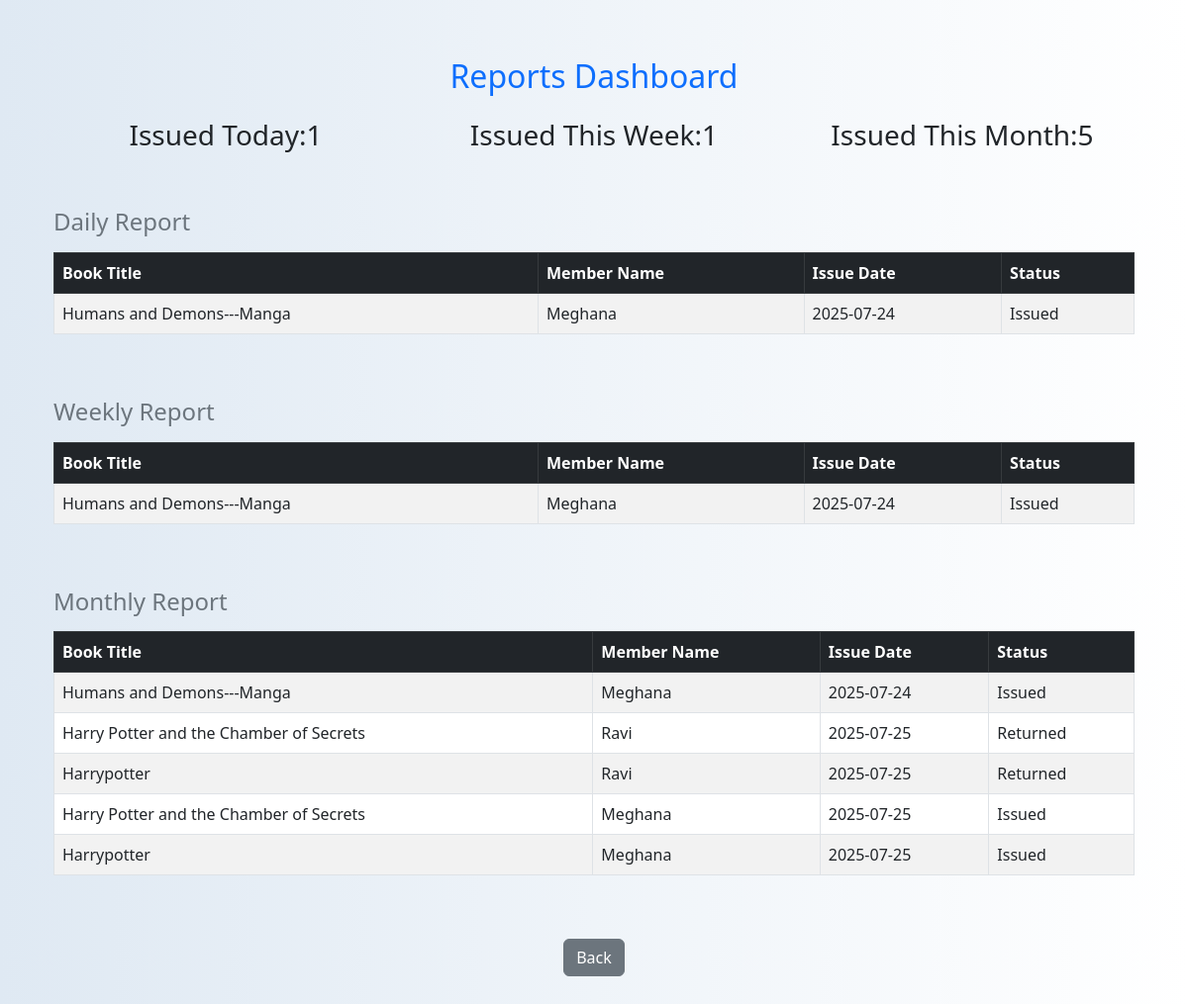
Screenshot of /admin/reports (signed in) with the database file from the repository.
### tables this page shows
CREATE TABLE issues (
            id INTEGER PRIMARY KEY AUTOINCREMENT,
            member_id INTEGER,
            book_id INTEGER,
            issue_date TEXT,
            return_date TEXT,
            status TEXT DEFAULT 'Issued',
            FOREIGN KEY(member_id) REFERENCES members(id),
            FOREIGN KEY(book_id) REFERENCES books(id)
        );

CREATE TABLE books (
                        id INTEGER PRIMARY KEY AUTOINCREMENT,
                        title TEXT NOT NULL,
                        author TEXT NOT NULL,
                        isbn TEXT,
                        quantity INTEGER NOT NULL);

CREATE TABLE members (
            id INTEGER PRIMARY KEY AUTOINCREMENT,
            name TEXT NOT NULL,
            email TEXT NOT NULL UNIQUE,
            phone TEXT NOT NULL,
            password TEXT NOT NULL
        );

### app.py (the view)
@app.route('/admin/reports')
def reports():
    if not session.get('admin_logged_in'):
        return redirect(url_for('admin_login'))
    today = datetime.today().strftime('%Y-%m-%d')
    week_ago = (datetime.today() - timedelta(days=7)).strftime('%Y-%m-%d')
    month_start = datetime.today().replace(day=1).strftime('%Y-%m-%d')
    with sqlite3.connect("library.db") as conn:
        cursor = conn.cursor()
        daily = cursor.execute('''
            SELECT books.title, members.name, issues.issue_date, issues.status
            FROM issues
            JOIN books ON books.id = issues.book_id
            JOIN members ON members.id = issues.member_id
            WHERE issue_date = ?''', (today,)).fetchall()
        weekly = cursor.execute('''
            SELECT books.title, members.name, issues.issue_date, issues.status
            FROM issues
            JOIN books ON books.id = issues.book_id
            JOIN members ON members.id = issues.member_id
            WHERE issue_date BETWEEN ? AND ?''', (week_ago, today)).fetchall()
        monthly = cursor.execute('''
            SELECT books.title, members.name, issues.issue_date, issues.status
            FROM issues
            JOIN books ON books.id = issues.book_id
            JOIN members ON members.id = issues.member_id
            WHERE issue_date >= ?''', (month_start,)).fetchall()
    return render_template("admin_reports.html",
                           daily=daily, weekly=weekly, monthly=monthly)

### app.py (called while the page is built)
@app.context_processor
def inject_globals():
    return {
        'now': datetime.now(),
        'timedelta': timedelta
    }

### templates/admin_reports.html (shortened to what this page needs)
{% extends "base.html" %}
{% block content %}
<div class="container py-4">
  <h2 class="text-center text-primary mb-4"> Reports Dashboard</h2>
   <div class="row text-center mb-5">
    <div class="col-md-4">
      <div >
        <div >
          <h3 >Issued Today:{{ daily|length }}</h3>
        </div>
      </div>
    </div>
    <div class="col-md-4">
      <div >
        <div >
          <h3>Issued This Week:{{ weekly|length }}</h3>
        </div>
      </div>
    </div>
    <div class="col-md-4">
      <div >
        <div >
          <h3>Issued This Month:{{ monthly|length }}</h3>
        </div>
      </div>
    </div>
  </div>
  <h4 class="text-secondary mb-3">Daily Report</h4>
  <div class="table-responsive mb-5">
    <table class="table table-bordered table-striped bg-white">
      <thead class="table-dark">
        <tr>
          <th>Book Title</th>
          <th>Member Name</th>
          <th>Issue Date</th>
          <th>Status</th>
        </tr>
      </thead>
      <tbody>
        {% for row in daily %}
        <tr>
          <td>{{ row[0] }}</td>
          <td>{{ row[1] }}</td>
          <td>{{ row[2] }}</td>
          <td>{{ row[3] }}</td>
        </tr>
        {% endfor %}
      </tbody>
    </table>
  </div>
  <h4 class="text-secondary mb-3"> Weekly Report</h4>
  <div class="table-responsive mb-5">
    <table class="table table-bordered table-striped bg-white">
      <thead class="table-dark">
        <tr>
          <th>Book Title</th>
          <th>Member Name</th>
          <th>Issue Date</th>
          <th>Status</th>
        </tr>
      </thead>
      <tbody>
        {% for row in weekly %}
        <tr>
          <td>{{ row[0] }}</td>
          <td>{{ row[1] }}</td>
          <td>{{ row[2] }}</td>
          <td>{{ row[3] }}</td>
        </tr>
        {% endfor %}
      </tbody>
    </table>
  </div>
  <h4 class="text-secondary mb-3">Monthly Report</h4>
  <div class="table-responsive mb-5">
    <table class="table table-bordered table-striped bg-white">
      <thead class="table-dark">
        <tr>
          <th>Book Title</th>
          <th>Member Name</th>
          <th>Issue Date</th>
          <th>Status</th>
        </tr>
      </thead>
      <tbody>
        {% for row in monthly %}
        <tr>
          <td>{{ row[0] }}</td>
          <td>{{ row[1] }}</td>
          <td>{{ row[2] }}</td>
          <td>{{ row[3] }}</td>
        </tr>
        {% endfor %}
      </tbody>
    </table>
  </div>
  <div class="text-center mt-4">
    <a href="{{ url_for('dashboard') }}" class="btn btn-secondary">Back </a>
  </div>
</div>
{% endblock %}

### templates/base.html (style rules this page uses)
body { background: linear-gradient(to right, #dfe9f3, #ffffff); min-height: 100vh; display: flex; flex-direction: column; }

### rows the page displays
issues: title "Humans and Demons---Manga", name "Meghana", issue_date "2025-07-24", status "Issued"
issues: title "Harry Potter and the Chamber of Secrets", name "Ravi", issue_date "2025-07-25", status "Returned"
issues: title "Harrypotter", name "Ravi", issue_date "2025-07-25", status "Returned"
issues: title "Harry Potter and the Chamber of Secrets", name "Meghana", issue_date "2025-07-25", status "Issued"
issues: title "Harrypotter", name "Meghana", issue_date "2025-07-25", status "Issued"

### other values shown
{{ daily|length }} "1"
{{ weekly|length }} "1"
{{ monthly|length }} "5"
